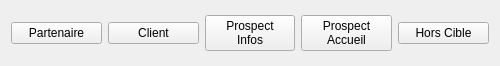
<ui version="4.0" >
 <class>layoutWidget</class>
 <widget class="QWidget" name="layoutWidget" >
  <property name="geometry" >
   <rect>
    <x>0</x>
    <y>0</y>
    <width>500</width>
    <height>66</height>
   </rect>
  </property>
  <layout class="QVBoxLayout" >
   <item>
    <layout class="QHBoxLayout" >
     <item>
      <widget class="QPushButton" name="XIVO_CALL_STATUS-1" >
       <property name="text" >
        <string>Partenaire</string>
       </property>
      </widget>
     </item>
     <item>
      <widget class="QPushButton" name="XIVO_CALL_STATUS-2" >
       <property name="text" >
        <string>Client</string>
       </property>
      </widget>
     </item>
     <item>
      <widget class="QPushButton" name="XIVO_CALL_STATUS-3" >
       <property name="text" >
        <string>Prospect
Infos</string>
       </property>
      </widget>
     </item>
     <item>
      <widget class="QPushButton" name="XIVO_CALL_STATUS-4" >
       <property name="text" >
        <string>Prospect
Accueil</string>
       </property>
      </widget>
     </item>
     <item>
      <widget class="QPushButton" name="XIVO_CALL_STATUS-5" >
       <property name="text" >
        <string>Hors Cible</string>
       </property>
      </widget>
     </item>
    </layout>
   </item>
  </layout>
 </widget>
 <resources/>
 <connections/>
</ui>
